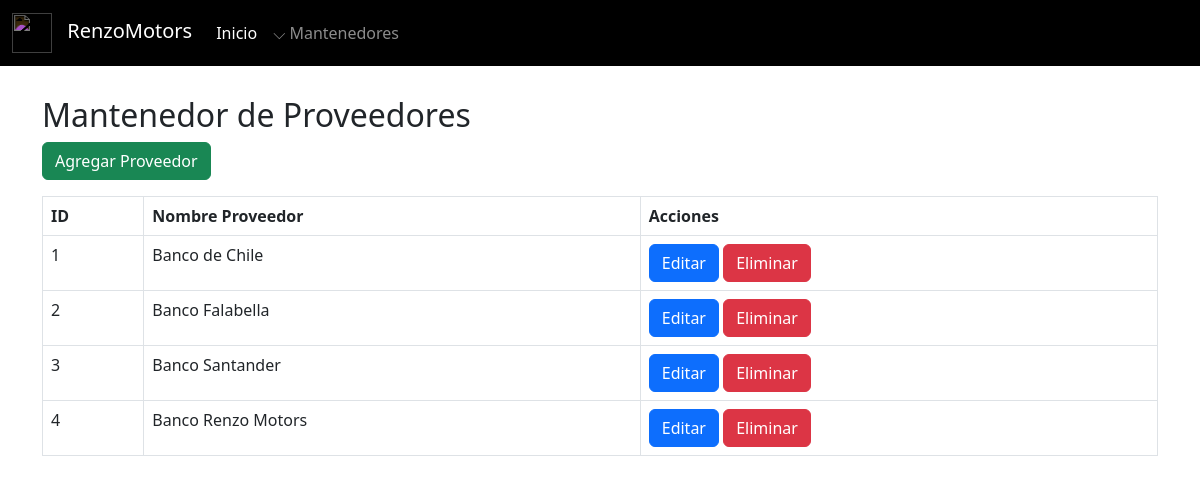
/proveedores/mantenedor_proveedores.php, run on the app's committed database.
### tables this page shows
CREATE TABLE `proveedor` (
  `id_proveedor` int(11) NOT NULL,
  `nombre_proveedor` varchar(100) NOT NULL
);

### proveedores/mantenedor_proveedores.php (the view, shortened to what this page needs)
<?php
include '../conexion.php';
include '../navbar.php';
$query = "SELECT * FROM proveedor";
$resultado = mysqli_query($conexion, $query);
?>
<!DOCTYPE html>
<html lang="es">
<head>
    <link rel="stylesheet" href="https://cdn.jsdelivr.net/npm/bootstrap@5.3.0/dist/css/bootstrap.min.css">
</head>
<!DOCTYPE html>
<html lang="es">
<body class="pt-5">
    <div class="container">
        <h2 class="mt-5">Mantenedor de Proveedores</h2>
        <a href="crear_proveedor.php" class="btn btn-success mb-3">Agregar Proveedor</a>
        <table class="table table-bordered">
            <thead>
                <tr>
                    <th>ID</th>
                    <th>Nombre Proveedor</th>
                    <th>Acciones</th>
                </tr>
            </thead>
            <tbody>
                <?php while ($proveedor = mysqli_fetch_assoc($resultado)) { ?>
                    <tr>
                        <td><?php echo $proveedor['id_proveedor']; ?></td>
                        <td><?php echo $proveedor['nombre_proveedor']; ?></td>
                        <td>
                            <a href="editar_proveedor.php?id=<?php echo $proveedor['id_proveedor']; ?>" class="btn btn-primary">Editar</a>
                            <a href="eliminar_proveedor.php?id=<?php echo $proveedor['id_proveedor']; ?>" class="btn btn-danger" onclick="return confirm('¿Estás seguro de eliminar este proveedor?');">Eliminar</a>
                        </td>
                    </tr>
                <?php } ?>
            </tbody>
        </table>
    </div>
</body>
</html>

### data on the page
proveedor: id_proveedor "1", nombre_proveedor "Banco de Chile"
proveedor: id_proveedor "2", nombre_proveedor "Banco Falabella"
proveedor: id_proveedor "3", nombre_proveedor "Banco Santander"
proveedor: id_proveedor "4", nombre_proveedor "Banco Renzo Motors"
